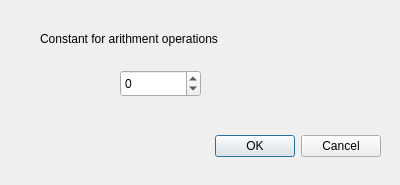
<?xml version="1.0" encoding="UTF-8"?>
<ui version="4.0">
 <class>convaldlg</class>
 <widget class="QDialog" name="convaldlg">
  <property name="geometry">
   <rect>
    <x>0</x>
    <y>0</y>
    <width>400</width>
    <height>185</height>
   </rect>
  </property>
  <property name="windowTitle">
   <string>Constant for arith ops</string>
  </property>
  <widget class="QDialogButtonBox" name="buttonBox">
   <property name="geometry">
    <rect>
     <x>170</x>
     <y>130</y>
     <width>211</width>
     <height>32</height>
    </rect>
   </property>
   <property name="orientation">
    <enum>Qt::Horizontal</enum>
   </property>
   <property name="standardButtons">
    <set>QDialogButtonBox::Cancel|QDialogButtonBox::Ok</set>
   </property>
  </widget>
  <widget class="QLabel" name="label">
   <property name="geometry">
    <rect>
     <x>40</x>
     <y>30</y>
     <width>241</width>
     <height>17</height>
    </rect>
   </property>
   <property name="text">
    <string>Constant for arithment operations</string>
   </property>
  </widget>
  <widget class="QSpinBox" name="conval">
   <property name="geometry">
    <rect>
     <x>120</x>
     <y>70</y>
     <width>81</width>
     <height>27</height>
    </rect>
   </property>
   <property name="toolTip">
    <string>This is the constant which will be used for
arithmetic operations on variables.</string>
   </property>
   <property name="minimum">
    <number>-1000</number>
   </property>
   <property name="maximum">
    <number>1000</number>
   </property>
  </widget>
 </widget>
 <tabstops>
  <tabstop>conval</tabstop>
  <tabstop>buttonBox</tabstop>
 </tabstops>
 <resources/>
 <connections>
  <connection>
   <sender>buttonBox</sender>
   <signal>accepted()</signal>
   <receiver>convaldlg</receiver>
   <slot>accept()</slot>
   <hints>
    <hint type="sourcelabel">
     <x>248</x>
     <y>254</y>
    </hint>
    <hint type="destinationlabel">
     <x>157</x>
     <y>274</y>
    </hint>
   </hints>
  </connection>
  <connection>
   <sender>buttonBox</sender>
   <signal>rejected()</signal>
   <receiver>convaldlg</receiver>
   <slot>reject()</slot>
   <hints>
    <hint type="sourcelabel">
     <x>316</x>
     <y>260</y>
    </hint>
    <hint type="destinationlabel">
     <x>286</x>
     <y>274</y>
    </hint>
   </hints>
  </connection>
 </connections>
</ui>
